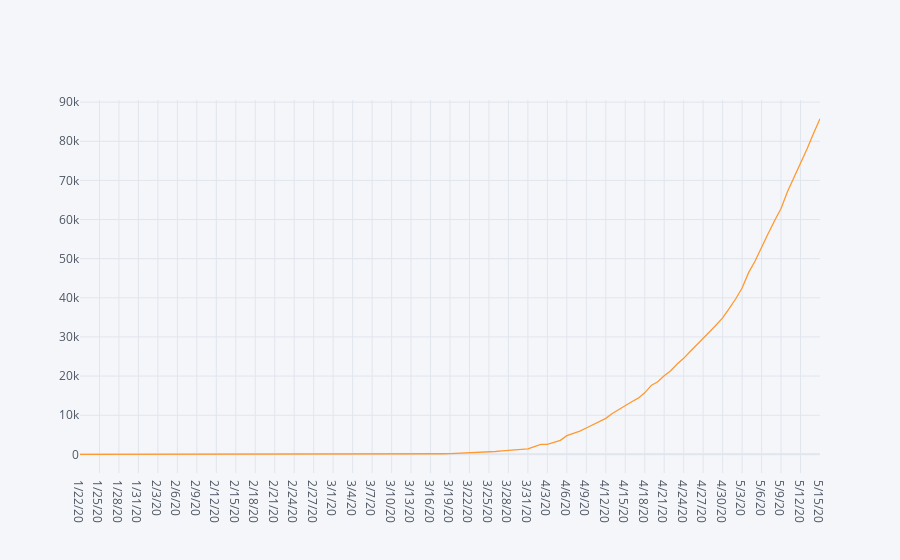

Source (notebook cell):
### Code cell
cvcountries.loc['India'].transpose().iplot()

### Figure 1 — Plotly figure (JSON) as saved in the notebook; plotly's stock layout.template omitted (floating-point values rounded to 4 significant figures)
{"data": [{"line": {"color": "rgba(255, 153, 51, 1.0)", "dash": "solid", "shape": "linear", "width": 1.3}, "mode": "lines", "name": "India", "text": "", "type": "scatter", "x": ["1/22/20", "1/23/20", "1/24/20", "1/25/20", "1/26/20", "1/27/20", "1/28/20", "1/29/20", "1/30/20", "1/31/20", "2/1/20", "2/2/20", "2/3/20", "2/4/20", "2/5/20", "2/6/20", "2/7/20", "2/8/20", "2/9/20", "2/10/20", "2/11/20", "2/12/20", "2/13/20", "2/14/20", "2/15/20", "2/16/20", "2/17/20", "2/18/20", "2/19/20", "2/20/20", "2/21/20", "2/22/20", "2/23/20", "2/24/20", "2/25/20", "2/26/20", "2/27/20", "2/28/20", "2/29/20", "3/1/20", "3/2/20", "3/3/20", "3/4/20", "3/5/20", "3/6/20", "3/7/20", "3/8/20", "3/9/20", "3/10/20", "3/11/20", "3/12/20", "3/13/20", "3/14/20", "3/15/20", "3/16/20", "3/17/20", "3/18/20", "3/19/20", "3/20/20", "3/21/20", "3/22/20", "3/23/20", "3/24/20", "3/25/20", "3/26/20", "3/27/20", "3/28/20", "3/29/20", "3/30/20", "3/31/20", "4/1/20", "4/2/20", "4/3/20", "4/4/20", "4/5/20", "4/6/20", "4/7/20", "4/8/20", "4/9/20", "4/10/20", "4/11/20", "4/12/20", "4/13/20", "4/14/20", "4/15/20", "4/16/20", "4/17/20", "4/18/20", "4/19/20", "4/20/20", "4/21/20", "4/22/20", "4/23/20", "4/24/20", "4/25/20", "4/26/20", "4/27/20", "4/28/20", "4/29/20", "4/30/20", "5/1/20", "5/2/20", "5/3/20", "5/4/20", "5/5/20", "5/6/20", "5/7/20", "5/8/20", "5/9/20", "5/10/20", "5/11/20", "5/12/20", "5/13/20", "5/14/20", "5/15/20"], "y": [0, 0, 0, 0, 0, 0, 0, 0, 1, 1, 1, 2, 3, 3, 3, 3, 3, 3, 3, 3, 3, 3, 3, 3, 3, 3, 3, 3, 3, 3, 3, 3, 3, 3, 3, 3, 3, 3, 3, 3, 5, 5, 28, 30, 31, 34, 39, 43, 56, 62, 73, 82, 102, 113, 119, 142, 156, 194, 244, 330, 396, 499, 536, 657, 727, 887, 987, 1024, 1251, 1397, 1998, 2543, 2567, 3082, 3588, 4778, 5311, 5916, 6725, 7598, 8446, 9205, 10453, 11487, 12322, 13430, 14352, 15722, 17615, 18539, 20080, 21370, 23077, 24530, 26283, 27890, 29451, 31324, 33062, 34863, 37257, 39699, 42505, 46437, 49400, 52987, 56351, 59695, 62808, 67161, 70768, 74292, 78055, 81997, 85784]}], "layout": {"legend": {"bgcolor": "#F5F6F9", "font": {"color": "#4D5663"}}, "paper_bgcolor": "#F5F6F9", "plot_bgcolor": "#F5F6F9", "title": {"font": {"color": "#4D5663"}}, "xaxis": {"gridcolor": "#E1E5ED", "showgrid": true, "tickfont": {"color": "#4D5663"}, "title": {"font": {"color": "#4D5663"}, "text": ""}, "zerolinecolor": "#E1E5ED"}, "yaxis": {"gridcolor": "#E1E5ED", "showgrid": true, "tickfont": {"color": "#4D5663"}, "title": {"font": {"color": "#4D5663"}, "text": ""}, "zerolinecolor": "#E1E5ED"}}}
